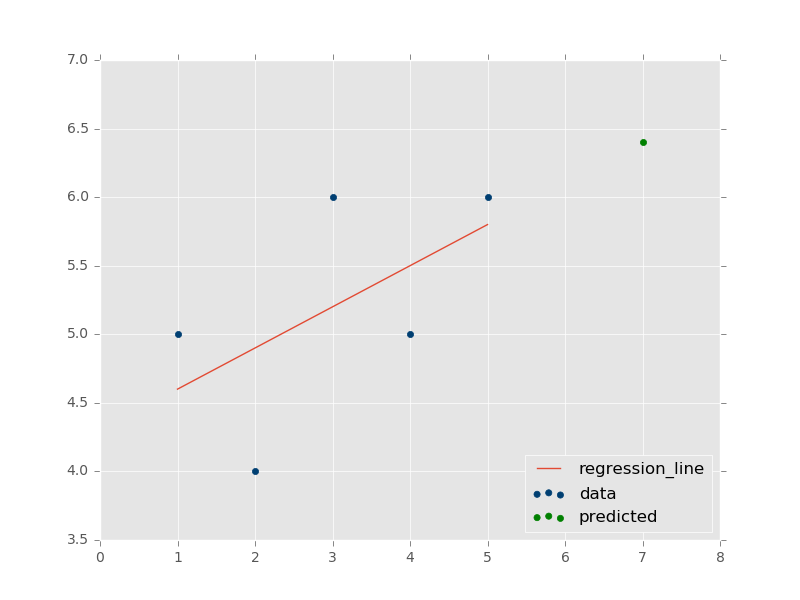

Write the Python code that produced this figure.

##Simple program to generate X, Y numpy arrays and create/plot a regression line


from statistics import mean
import numpy as np
import matplotlib.pyplot as plt
from matplotlib import style
style.use('ggplot')

def best_fit_slope_intercept(xs, ys): 
    m = (mean(xs)*mean(ys) - mean(xs*ys)) / ((mean(xs)**2) - mean(xs**2))
    b = mean(ys) - m*(mean(xs))
    return m, b

def predict_values(m, b):
    x_hat = 7
    y_hat = (m*x_hat) + b
    return x_hat, y_hat

def graph(xs, ys, line, x_hat, y_hat):

    plt.scatter(xs, ys, color='#003F72', label='data')
    plt.scatter(x_hat, y_hat, color='green', label='predicted')
    plt.plot(xs, line, label='regression_line')
    plt.legend(loc=4)
    plt.savefig('best_fit.png')

def main():
    xs= [1, 2, 3, 4, 5]
    ys= [5, 4, 6, 5, 6]
    xs=np.array(xs)
    ys=np.array(ys)
    m, b = best_fit_slope_intercept(xs, ys)
    regression_line = [(m*x) + b for x in xs]
    x_hat, y_hat = predict_values(m, b)
    graph(xs, ys, regression_line, x_hat, y_hat)

main()
  